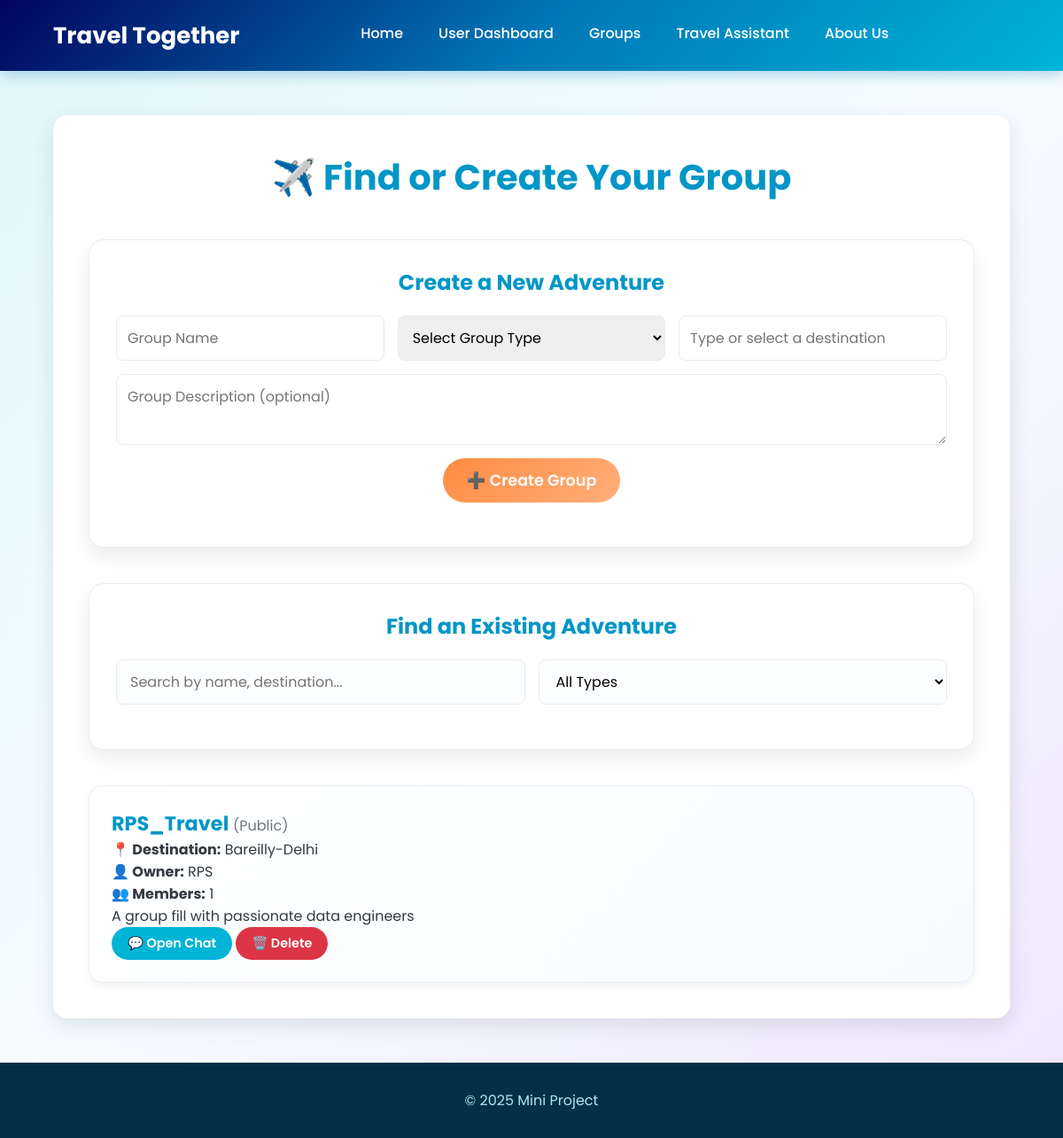
Page /groups (signed in) on the committed database.
### tables this page shows
CREATE TABLE Groups (
        group_id TEXT PRIMARY KEY,
        group_name TEXT NOT NULL,
        group_description TEXT,
        group_type TEXT NOT NULL CHECK(group_type IN ('Public', 'Private')),
        owner_id TEXT NOT NULL,
        destination_id TEXT,
        member_count INTEGER DEFAULT 1,
        max_members INTEGER DEFAULT 50,
        created_at TEXT DEFAULT CURRENT_TIMESTAMP,
        FOREIGN KEY (owner_id) REFERENCES Users (userid) ON DELETE CASCADE,
        FOREIGN KEY (destination_id) REFERENCES Destinations (destination_id) ON DELETE SET NULL
    );

CREATE TABLE Destinations (
        destination_id TEXT PRIMARY KEY,
        destination_name TEXT UNIQUE NOT NULL,
        country TEXT NOT NULL
    );

CREATE TABLE Users (
        userid TEXT PRIMARY KEY,
        username TEXT UNIQUE NOT NULL,
        password TEXT NOT NULL,
        email TEXT UNIQUE NOT NULL,
        phone_no TEXT UNIQUE,
        gender TEXT CHECK(gender IN ('Male', 'Female', 'Other')),
        marital_status TEXT CHECK(marital_status IN ('Single', 'Married', 'Divorced', 'Widowed')),
        bio TEXT,
        created_at TEXT DEFAULT CURRENT_TIMESTAMP
    );

### app.py (the view, shortened to what this page needs)
@app.route('/groups', methods=["GET", "POST"])
def groups():
    conn, user = validate_user_session()
    if not user:
        return redirect("/auth")
    destinations = database.get_all_destinations()
    groups_list = conn.execute("""
        SELECT g.*, u.username as owner_name, d.destination_name,
               (SELECT 1 FROM GroupMembers gm WHERE gm.group_id = g.group_id AND gm.user_id = ?) as is_member
        FROM Groups g
        JOIN Users u ON g.owner_id = u.userid
        LEFT JOIN Destinations d ON g.destination_id = d.destination_id
    """, (user['userid'],)).fetchall()
    conn.close()
    return render_template('groups.html', groups=groups_list, user=user, destinations=destinations)

### app.py (called while the page is built)
def validate_user_session():
    username = session.get("username")
    if not username:
        return None, None  # No user in session
    conn = database.get_db_connection()
    user = conn.execute("SELECT * FROM Users WHERE username=?", (username,)).fetchone()
    if not user:
        session.pop("username", None)
        flash("Your session was invalid. Please log in again.", "warning")
        conn.close()
        return None, None
    return conn, user

### database.py (called while the page is built)
def get_db_connection():
    conn = sqlite3.connect('travel_together.db')
    conn.row_factory = sqlite3.Row
    conn.execute("PRAGMA foreign_keys = ON;")
    return conn

def get_all_destinations():
    conn = get_db_connection()
    destinations = conn.execute("SELECT * FROM Destinations ORDER BY destination_name ASC").fetchall()
    conn.close()
    return destinations

### templates/groups.html (shortened to what this page needs)
<!DOCTYPE html>
<html lang="en">
<head>
    <link rel="stylesheet" href="{{ url_for('static', filename='style.css') }}">
</head>
<body>
    <header class="navbar">
        <div class="logo">
            <p>Travel Together</p>
        </div>
        <nav class="nav-links" id="nav-links">
            <a href="/home">Home</a>
            <a href="/user">User Dashboard</a>
            <a href="/groups">Groups</a>
            <a href="/travel">Travel Assistant</a>
            <a href="/about">About Us</a>
        </nav>
    </header>
    <main>
        <div class="groups-container">
            <h2>✈️ Find or Create Your Group</h2>
            <div class="dashboard-card" style="margin-bottom: 40px;">
                <h3 style="text-align: center; margin-bottom: 20px; font-size: 1.5rem; color: var(--primary-color);">Create a New Adventure</h3>
                <form method="POST" action="/groups" class="group-form">
                    <input type="text" name="group_name" placeholder="Group Name" required>
                    <select name="group_type" required>
                        <option value="" disabled selected>Select Group Type</option>
                    </select>
                    <input list="destinations-list" name="destination_name" placeholder="Type or select a destination" required autocomplete="off">
                    <textarea name="group_description" placeholder="Group Description (optional)"></textarea>
                    <button type="submit">➕ Create Group</button>
                </form>
            </div>
            <div class="dashboard-card" style="margin-bottom: 40px;">
                <h3 style="text-align: center; margin-bottom: 20px; font-size: 1.5rem; color: var(--primary-color);">Find an Existing Adventure</h3>
                <div class="filters-container">
                    <input type="search" id="group-search" placeholder="Search by name, destination..." autocomplete="off">
                    <select id="group-type-filter">
                        <option value="All">All Types</option>
                    </select>
                </div>
            </div>
            {% if groups %}
                <ul class="group-list">
                    {% for group in groups %}
                        <li class="group-item">
                            <h3>{{ group['group_name'] }} <span class="type">({{ group['group_type'] }})</span></h3>
                            <p><strong>📍 Destination:</strong> {{ group['destination_name'] or 'Not specified' }}</p>
                            <p><strong>👤 Owner:</strong> {{ group['owner_name'] }}</p>
                            <p><strong>👥 Members:</strong> {{ group['member_count'] }}</p>
                            <p class="desc">{{ group['group_description'] or "No description" }}</p>
                            <div class="group-actions">
                                {% if group['is_member'] %}
                                    <a href="/groups/chat/{{ group['group_id'] }}" class="btn chat-btn">💬 Open Chat</a>
                                {% endif %}
                                {% if group['is_member'] %}
                                    {% if user['userid'] == group['owner_id'] %}
                                        <a href="/groups/delete/{{ group['group_id'] }}"
                                           class="btn delete-btn"
                                           onclick="return confirm('Are you sure you want to PERMANENTLY delete this group?');">
                                           🗑️ Delete
                                        </a>
                                    {% else %}
                                        <a href="/groups/leave/{{ group['group_id'] }}" class="btn delete-btn">🚪 Leave</a>
                                    {% endif %}
                                {% else %}
                                    <a href="/groups/join/{{ group['group_id'] }}" class="btn join-btn">👉 Join</a>
                                {% endif %}
                            </div>
                        </li>
                    {% endfor %}
                </ul>
            {% else %}
                <div class="no-group-info">
                     <h3>No groups available yet.</h3>
                     <p>Be the first to create one and start a new journey!</p>
                </div>
            {% endif %}
        </div>
    </main>
    <footer>
        <p>© 2025 Mini Project</p>
    </footer>
</body>
</html>

### static/style.css (style rules this page uses)
:root { --primary-color: #0096c7; --secondary-color: #00b4d8; --accent-color: #ff8c42; --background-color: #f8f9fa; --text-color: #343a40; --card-bg: #ffffff; --light-gray: #e9ecef; --border-radius: 16px; --shadow: 0 8px 25px rgba(0, 0, 0, 0.1); }
* { margin: 0; padding: 0; box-sizing: border-box; font-family: 'Poppins', sans-serif; }
body { display: flex; flex-direction: column; min-height: 100vh; color: var(--text-color); background-color: #e9f5f9; background-image: linear-gradient(135deg, #e0f7fa 0%, #f5fcff 50%, #f0e6ff 100%); background-attachment: fixed; background-size: cover; }
main { flex-grow: 1; }
.navbar { display: flex; justify-content: space-between; align-items: center; width: 100%; padding: 0 5%; height: 80px; background: linear-gradient(135deg, #03045e, #0077b6, #00b4d8); color: white; box-shadow: 0 4px 15px rgba(0, 119, 182, 0.3); position: relative; z-index: 100; }
.logo { font-size: 26px; font-weight: 700; }
.nav-links { display: flex; gap: 40px; align-items: center; }
.nav-links a { color: white; text-decoration: none; font-size: 16px; font-weight: 500; padding-bottom: 5px; position: relative; transition: color 0.3s; }
.nav-links a::after { content: ''; position: absolute; bottom: 0; left: 0; width: 0; height: 2px; background-color: var(--accent-color); transition: width 0.3s ease-out; }
.btn { display: inline-flex; align-items: center; gap: 8px; padding: 8px 18px; border-radius: 50px; font-weight: 600; font-size: 0.9rem; text-decoration: none; border: none; cursor: pointer; transition: all 0.3s ease; }
.delete-btn { background: #dc3545; color: white; }
.chat-btn { background: var(--secondary-color); color: white; }
.groups-container, .dashboard-container { width: 90%; max-width: 1200px; margin: 50px auto; padding: 40px; background: var(--card-bg); box-shadow: var(--shadow); border-radius: var(--border-radius); }
.groups-container h2, .dashboard-container h2 { margin-bottom: 40px; color: var(--primary-color); text-align: center; font-size: 2.5rem; }
.dashboard-card { background: var(--card-bg); border-radius: var(--border-radius); padding: 30px; box-shadow: 0 10px 25px rgba(0,0,0,0.08); border: 1px solid var(--light-gray); height: 100%; }
.group-item { background: linear-gradient(135deg, #ffffff, #f7fbff); padding: 25px; border-radius: var(--border-radius); border: 1px solid var(--light-gray); box-shadow: 0 4px 10px rgba(0,0,0,0.05); transition: transform 0.3s ease, box-shadow 0.3s ease; }
.group-list { list-style: none; padding: 0; display: flex; flex-direction: column; gap: 20px; }
.group-item h3 { font-size: 1.4rem; color: var(--primary-color); }
.group-item h3 .type { font-size: 1rem; color: #6c757d; font-weight: 400; }
.group-form { display: grid; grid-template-columns: repeat(auto-fit, minmax(250px, 1fr)); gap: 15px; margin-bottom: 20px; }
.group-form input, .group-form select { padding: 12px; border: 1px solid var(--light-gray); border-radius: 8px; font-size: 1rem; }
.group-form textarea { grid-column: 1 / -1; padding: 12px; border: 1px solid var(--light-gray); border-radius: 8px; font-size: 1rem; min-height: 80px; resize: vertical; }
.group-form button { grid-column: 1 / -1; justify-self: center; width: 200px; padding: 12px 20px; background: linear-gradient(135deg, var(--accent-color), #ffae7a); color: white; border: none; border-radius: 50px; cursor: pointer; font-size: 1.1rem; font-weight: 600; transition: all 0.3s; }
footer { background-color: #023047; color: #ade8f4; text-align: center; padding: 30px; margin-top: auto; }
.filters-container { display: flex; gap: 15px; margin-bottom: 20px; }
.filters-container input, .filters-container select { width: 100%; padding: 12px 15px; border: 1px solid var(--light-gray); border-radius: 8px; font-size: 1rem; background-color: #fcfdff; }

### rows in the picture
Groups: group_name "RPS_Travel", group_type "Public", destination_name "Bareilly-Delhi", owner_name "RPS", member_count "1", group_description "A group fill with passionate data engineers"
